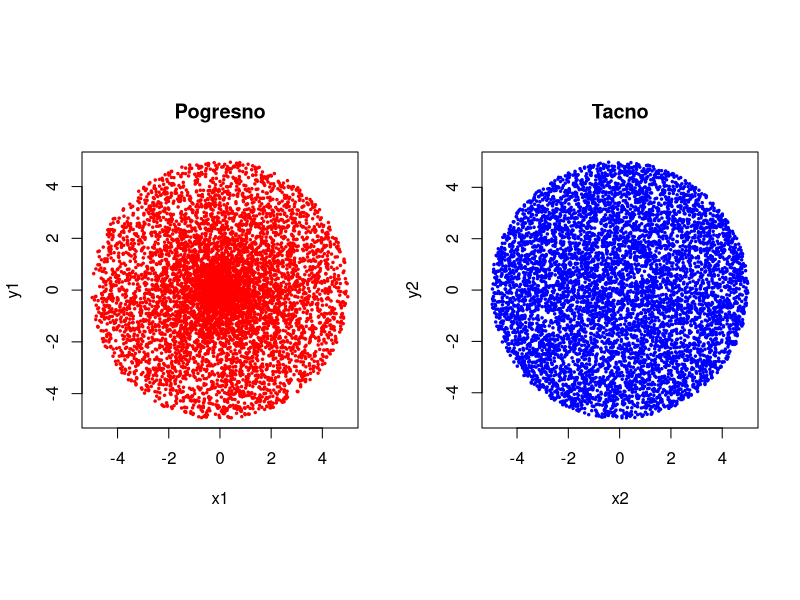

Generate this figure with R:
#
# Skriptu napisao Andrej Ilic, student IV godine OAS Informatike
# Maj 2020.
#

nmax <- 7000
r <- 5

# Pogresan metod
r1 <- runif(nmax, 0, r)
phi1 <- runif(nmax, 0, 2 * pi)

# Pravi metod
r2 <- r * sqrt(runif(nmax, 0, 1))
phi2 <- runif(nmax, 0, 2 * pi)

# Konverzija u dekartove koordinate
x1 <- r1 * cos(phi1)
y1 <- r1 * sin(phi1)
x2 <- r2 * cos(phi2)
y2 <- r2 * sin(phi2)

par(mfrow = c(1,2), pty = "s")
plot(x1, y1, pch = 20, cex = 0.5, col = "Red", main = "Pogresno")
plot(x2, y2, pch = 20, cex = 0.5, col = "Blue", main = "Tacno")
